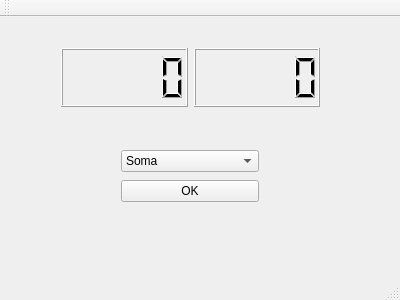
<?xml version="1.0" encoding="UTF-8"?>
<ui version="4.0">
 <class>MainWindow</class>
 <widget class="QMainWindow" name="MainWindow">
  <property name="geometry">
   <rect>
    <x>0</x>
    <y>0</y>
    <width>400</width>
    <height>300</height>
   </rect>
  </property>
  <property name="windowTitle">
   <string>MainWindow</string>
  </property>
  <widget class="QWidget" name="centralWidget">
   <widget class="QWidget" name="horizontalLayoutWidget">
    <property name="geometry">
     <rect>
      <x>50</x>
      <y>20</y>
      <width>281</width>
      <height>81</height>
     </rect>
    </property>
    <layout class="QHBoxLayout" name="horizontalLayout">
     <item>
      <widget class="QLCDNumber" name="display"/>
     </item>
     <item>
      <widget class="QLCDNumber" name="display2"/>
     </item>
    </layout>
   </widget>
   <widget class="QWidget" name="verticalLayoutWidget">
    <property name="geometry">
     <rect>
      <x>110</x>
      <y>120</y>
      <width>160</width>
      <height>80</height>
     </rect>
    </property>
    <layout class="QVBoxLayout" name="verticalLayout">
     <item>
      <widget class="QComboBox" name="comboBox">
       <item>
        <property name="text">
         <string>Soma</string>
        </property>
       </item>
       <item>
        <property name="text">
         <string>Subtrai</string>
        </property>
       </item>
       <item>
        <property name="text">
         <string>Fatorial</string>
        </property>
       </item>
      </widget>
     </item>
     <item>
      <widget class="QPushButton" name="okBTN">
       <property name="text">
        <string>OK</string>
       </property>
      </widget>
     </item>
    </layout>
   </widget>
  </widget>
  <widget class="QMenuBar" name="menuBar">
   <property name="geometry">
    <rect>
     <x>0</x>
     <y>0</y>
     <width>400</width>
     <height>22</height>
    </rect>
   </property>
  </widget>
  <widget class="QToolBar" name="mainToolBar">
   <attribute name="toolBarArea">
    <enum>TopToolBarArea</enum>
   </attribute>
   <attribute name="toolBarBreak">
    <bool>false</bool>
   </attribute>
  </widget>
  <widget class="QStatusBar" name="statusBar"/>
 </widget>
 <layoutdefault spacing="6" margin="11"/>
 <resources/>
 <connections/>
</ui>
